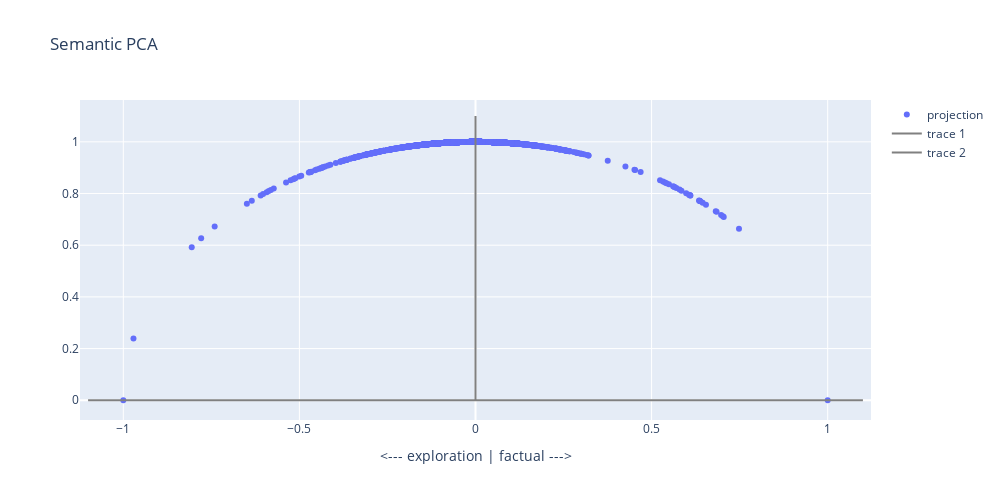

The code cell stored with this chart in its notebook:
### Code cell
projection_2 = None

if projection_2 is None:

    projection_1 = ['factual', 'exploration']
    projection_str_1 = "-".join(projection_1)


    df_bert = bourdieu.compute_projection_embeddings(projection_1)
    df_proj = df_bert[projection_1]

    df_proj[projection_str_1] = df_proj[projection_1[0]] - df_proj[projection_1[1]]

    scaler = MinMaxScaler(feature_range=(-1, 1))
    df_proj["term"] = df_proj.index


    scaler = MinMaxScaler(feature_range=(-1, 1))
    df_proj[projection_str_1] = scaler.fit_transform(
        df_proj[projection_str_1].values.reshape(-1, 1)
    )
    
df_proj['project_angle'] = np.sqrt(1-df_proj[projection_str_1]**2) # Pythagore


fig = go.Figure()

trace_1 = go.Scatter(
    x=[-1.1, 1.1],
    y=[0, 0],
    mode="lines",
    line_color="grey")


trace_2 = go.Scatter(
    x=[0, 0],
    y=[0, 1.1],
    mode="lines",
    line_color="grey")

trace_scatter = go.Scatter(
    x=df_proj[projection_str_1],
    y=df_proj['project_angle'],
    text = df_proj['term'],
    mode="markers",
    name = 'projection')

fig.add_trace(trace_scatter)
fig.add_trace(trace_1)
fig.add_trace(trace_2)


fig.update_layout(
        title='Semantic PCA',
        height=500,
        width=1000,
        xaxis_title="<--- " + " | ".join(reversed(projection_1)) + " --->",
    )

fig.show()

### Figure 1 — Plotly figure (JSON) as saved in the notebook; plotly's stock layout.template omitted (floating-point values rounded to 4 significant figures; data arrays with more than 128 entries replaced by an {"elided": "..."} marker saying what was removed)
{"data": [{"mode": "markers", "name": "projection", "text": {"elided": "3004 str values"}, "type": "scatter", "x": {"elided": "3004 float values"}, "y": {"elided": "3004 float values"}}, {"line": {"color": "grey"}, "mode": "lines", "type": "scatter", "x": [-1.1, 1.1], "y": [0, 0]}, {"line": {"color": "grey"}, "mode": "lines", "type": "scatter", "x": [0, 0], "y": [0, 1.1]}], "layout": {"height": 500, "title": {"text": "Semantic PCA"}, "width": 1000, "xaxis": {"autorange": true, "range": [-1.123, 1.123], "title": {"text": "<--- exploration | factual --->"}, "type": "linear"}, "yaxis": {"autorange": true, "range": [-0.07643, 1.162], "type": "linear"}}}
